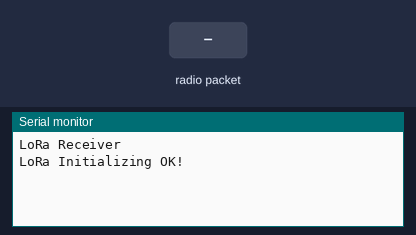
A sketch run on a simulated Arduino Uno, built with avr-gcc and run on an emulated ATmega328P. Shown: the last lines printed to the serial monitor. Inputs (shaded band) come from the test bench. No radio packets arrive unless stated.

Above: at 1.2 s.
1.3 s: radio packet "1" arrives
At 2.5 s:
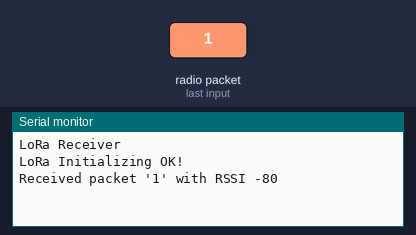
2.8 s: radio packet "0" arrives
At 3.7 s:
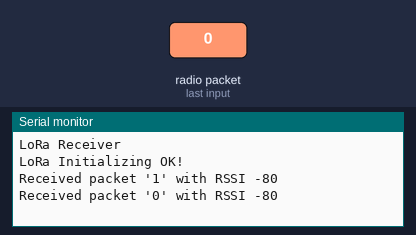
4.3 s: radio packet "2" arrives
At 4.8 s:
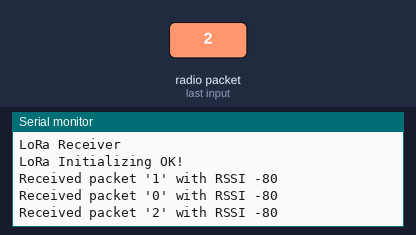

The sketch:

rfm95_receiver.ino
```cpp
#include <SPI.h>
#include <LoRa.h>

//define the pins used by the transceiver module
#define ss 15
#define rst 16
#define dio0 4

int counter = 0;

void setup() {
  //initialize Serial Monitor
  Serial.begin(115200);
  while (!Serial);
  Serial.println("LoRa Receiver");

  //setup LoRa transceiver module
  LoRa.setPins(ss, rst, dio0);

  //replace the LoRa.begin(---E-) argument with your location's frequency
  //433E6 for Asia
  //866E6 for Europe
  //915E6 for North America
  while (!LoRa.begin(915E6)) {
    Serial.println(".");
    delay(500);
  }
   // Change sync word (0xF3) to match the receiver
  // The sync word assures you don't get LoRa messages from other LoRa transceivers
  // ranges from 0-0xFF
  // LoRa.setSyncWord(0xF3);
  Serial.println("LoRa Initializing OK!");

      // register the receive callback
  LoRa.onReceive(onReceive);

  // put the radio into receive mode
  LoRa.receive();
}

void loop() {
}

void onReceive(int packetSize) {
  // received a packet
  Serial.print("Received packet '");

  // read packet
  for (int i = 0; i < packetSize; i++) {
    Serial.print((char)LoRa.read());
  }

  // print RSSI of packet
  Serial.print("' with RSSI ");
  Serial.println(LoRa.packetRssi());
}
```

Measured:
- after the input at 1.3 s, the serial monitor: prints a new line at once (image 1)
- after the input at 2.8 s, the serial monitor: prints a new line at once (image 2)
- after the input at 4.3 s, the serial monitor: prints a new line at once (image 3)
